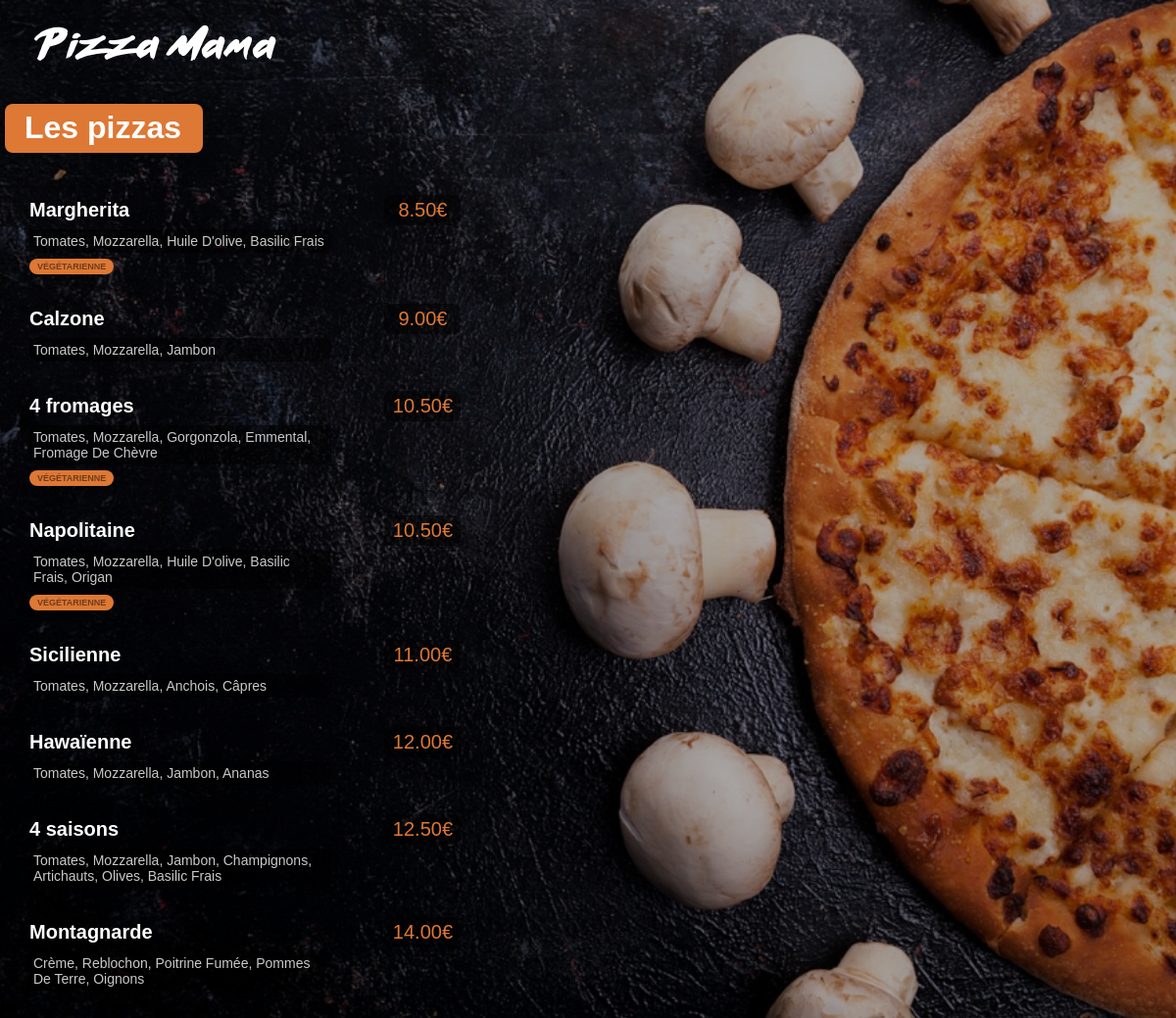
The app's page /menu/ with its own data.
### menu/models.py (models this page shows, shortened)
class Pizza(models.Model):
    name = models.CharField(max_length=200)
    ingredients = models.CharField(max_length=400)
    price = models.FloatField(default=0)
    vegetarian = models.BooleanField(default=False)

### menu/views.py (the view)
# urls.py: path('', views.index, name="index"),    # Pour déterminer la vue du chemin url 'menu', dans le fichier views.py
def index(request):
    pizzas = Pizza.objects.all().order_by('price')                  # Je passe tout l'objet Pizza
    return render(request, 'menu/index.html', {'pizzas': pizzas})   # Appel de mon rendu index.html, définition de la clé 'pizzas' pour passer les données au rendu

### menu/templates/menu/index.html (shortened to what this page needs)
{% load static %}
<html lang="fr">
<head>
    <link rel="stylesheet" href="{% static 'menu/style.css' %}">
</head>
<body>
    <div class="container">
        <div id="div_logo">
            <a href="{% url 'main:index' %}">
                <img id="small_logo" src="{% static 'menu/images/small_logo.png' %}" alt="logo">
            </a>
        </div>
        <div class="menu_title">
            <h1>Les pizzas</h1>
        </div>
        <div class="menu_list">
            {% for pizza in pizzas %}
                <div class="menu_list_item">
                    <span class="menu_list_title">{{pizza.name}}</span>
                    <span class="menu_list_price">{{pizza.price | floatformat:2}}€</span>
                    <div><span class="menu_list_ingredients">{{pizza.ingredients}}</span></div>
                    {% if pizza.vegetarian %}
                        <span class="menu_list_vegetarian">Végétarienne</span>
                    {% endif %}
                </div>
            {% endfor %}
        </div>
    </div>
</body>
</html>

### menu/static/menu/style.css (style rules this page uses)
:root { --color-main: #DD7835; --color-white: #FFFFFF; --color-grey: #C8C8C8; --color-black: rgba(0, 0, 0, 0.5); --font-large: 20px; --font-normal: 14px; --font-small: 9px; --border-radius: 8px; --container-padding: 20px; --container-width: calc(100% - var(--container-padding) * 2); }
body { background: linear-gradient(0deg, rgba(0, 0, 0, 0.3), rgba(0, 0, 0, 0.3)), url("images/menu_background.jpg") no-repeat center center; background-attachment: fixed; -webkit-background-size: cover; -moz-background-size: cover; -o-background-size: cover; background-size: cover; font-family: Arial; color: var(--color-white); margin: 0; }
.container { box-sizing: border-box; width: 100%; padding-left: calc(50% - var(--container-width) / 1.5); padding-right: calc(50% - var(--container-width) / 1.5); }
#small_logo { margin-top: 25px; margin-left: 35px; }
.menu_title { margin-top: 50px; margin-bottom: 50px; }
h1 { background-color: var(--color-main); border-radius: var(--border-radius); display: inline; margin-left: 5px; padding: 6px 22px 8px 20px; }
.menu_list { margin-left: 30px; }
.menu_list_item { margin: 30px 0; }
.menu_list_title { font-size: var(--font-large); font-weight: bold; display: inline-block; width: 350px; }
.menu_list_price { font-size: var(--font-large); text-align: center; color: var(--color-main); background-color: var(--color-black); border-radius: var(--border-radius); display: inline-block; width: 70px; margin-left: 8px; padding: 4px; }
.menu_list_ingredients { font-size: var(--font-normal); text-transform: capitalize; color: var(--color-grey); background-color: var(--color-black); border-radius: var(--border-radius); display: inline-block; width: 300px; margin-top: 4px; padding: 4px; }
.menu_list_vegetarian { font-size: var(--font-small); font-weight: bold; text-transform: uppercase; color: var(--color-black); background-color: var(--color-main); border-radius: var(--border-radius); display: inline-block; padding: 3px 8px; margin-top: 6px; }
@media only screen and (min-width: 1040px) { :root { --container-width: 1000px; } }

### records on screen
Pizza: name "Margherita", price "8.50", ingredients "Tomates, Mozzarella, Huile D'olive, Basilic Frais", vegetarian "VÉGÉTARIENNE"
Pizza: name "Calzone", price "9.00", ingredients "Tomates, Mozzarella, Jambon"
Pizza: name "4 fromages", price "10.50", ingredients "Tomates, Mozzarella, Gorgonzola, Emmental, Fromage De Chèvre", vegetarian "VÉGÉTARIENNE"
Pizza: name "Napolitaine", price "10.50", ingredients "Tomates, Mozzarella, Huile D'olive, Basilic Frais, Origan", vegetarian "VÉGÉTARIENNE"
Pizza: name "Sicilienne", price "11.00", ingredients "Tomates, Mozzarella, Anchois, Câpres"
Pizza: name "Hawaïenne", price "12.00", ingredients "Tomates, Mozzarella, Jambon, Ananas"
Pizza: name "4 saisons", price "12.50", ingredients "Tomates, Mozzarella, Jambon, Champignons, Artichauts, Olives, Basilic Frais"
Pizza: name "Montagnarde", price "14.00", ingredients "Crème, Reblochon, Poitrine Fumée, Pommes De Terre, Oignons"
